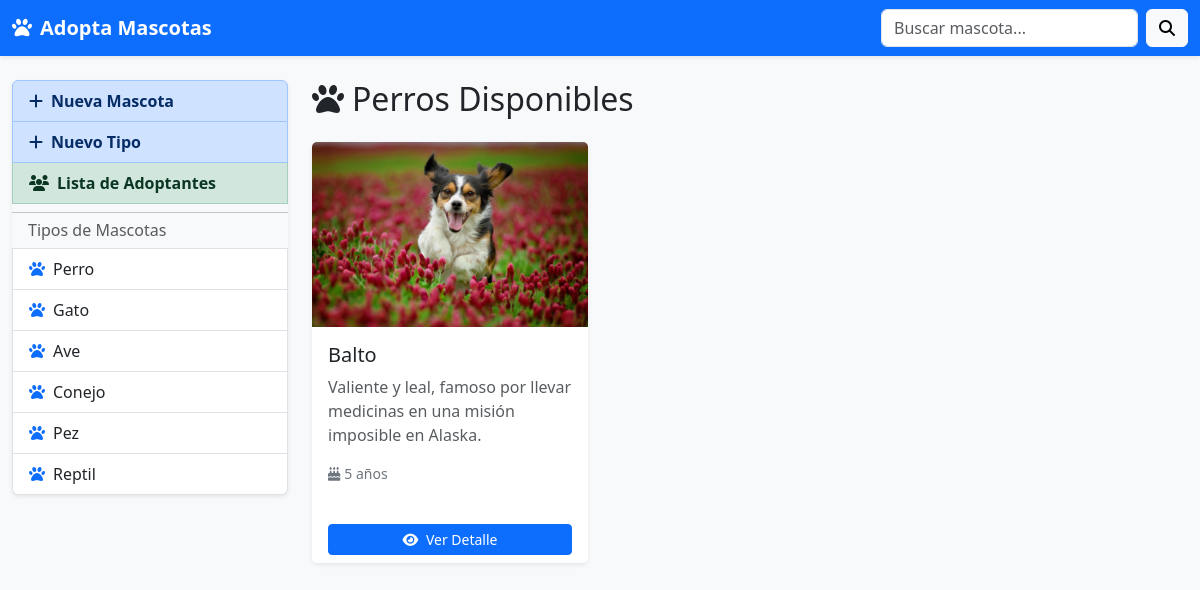
Page /mascotasxtipo/1 on the committed database.
### app1/models.py (models this page shows, shortened)
class TipoMascota(models.Model):
    nombre = models.CharField(max_length=64, null=True, blank=True)
    descripcion = models.TextField(max_length=256, null=True, blank=True)

class Mascota(models.Model):
    nombre = models.CharField(max_length=128, null=True, blank=True)
    edad = models.IntegerField()
    descripcion = models.TextField(max_length=512, null=True, blank=True)
    foto = models.ImageField(upload_to="mascotas/")
    tipo = models.ForeignKey(TipoMascota, on_delete=models.CASCADE)
    estado = models.CharField(max_length=20, default="Disponible")

### app1/views.py (the view)
# urls.py: path('mascotasxtipo/<int:idtipo>',views.mascotasxtipo, name='mascotasxtipo'),
def mascotasxtipo(request, idtipo):
    tipos = TipoMascota.objects.all()
    tipo = get_object_or_404(TipoMascota, id=idtipo)
    mascotas = Mascota.objects.filter(tipo=tipo)
    return render(request, 'home.html', {
        'tipos': tipos,
        'mascotas': mascotas,
        'tipo_seleccionado': tipo
    })

### app1/templates/home.html
{% extends "layout.html" %}
{% block content %}
  {% if tipo_seleccionado %}
    <h2 class="mb-4"><i class="fa-solid fa-paw me-2"></i>{{ tipo_seleccionado.nombre }}s Disponibles</h2>
  {% else %}
    <h2 class="mb-4"><i class="fa-solid fa-paw me-2"></i>Mascotas Disponibles</h2>
  {% endif %}
  <div class="row g-4">
    {% for mascota in mascotas %}
      <div class="col-md-6 col-lg-4">
        <div class="card shadow-sm h-100 border-0">
          {% if mascota.foto %}
            <img src="{{ mascota.foto.url }}" class="card-img-top" alt="{{ mascota.nombre }}">
          {% else %}
            <img src="https://via.placeholder.com/400x250?text=Mascota" class="card-img-top" alt="Sin foto">
          {% endif %}
          <div class="card-body">
            <h5 class="card-title">{{ mascota.nombre }}</h5>
            <p class="card-text text-muted">{{ mascota.descripcion|truncatewords:15 }}</p>
            <p class="small text-secondary"><i class="fa-solid fa-cake-candles me-1"></i>{{ mascota.edad }} años</p>
          </div>
          <div class="card-footer bg-white border-0">
            <a href="{% url 'app1:detalleMascota' mascota.id %}" class="btn btn-sm btn-primary w-100">
              <i class="fa-solid fa-eye me-1"></i> Ver Detalle
            </a>
          </div>
        </div>
      </div>
    {% empty %}
      <p class="text-muted">No hay mascotas registradas aún.</p>
    {% endfor %}
  </div>
{% endblock %}

### app1/templates/layout.html (shortened to what this page needs)
<!DOCTYPE html>
<html lang="es">
<head>
  <link href="https://cdn.jsdelivr.net/npm/bootstrap@5.3.0/dist/css/bootstrap.min.css"
        rel="stylesheet"
>
  <link rel="stylesheet"
        href="https://cdnjs.cloudflare.com/ajax/libs/font-awesome/6.3.0/css/all.min.css"
 />
</head>
<body class="bg-light">
  <nav class="navbar navbar-expand-lg navbar-dark bg-primary shadow-sm">
    <div class="container-fluid">
      <a class="navbar-brand fw-bold" href="{% url 'app1:home' %}">
        <i class="fa-solid fa-paw me-2"></i>Adopta Mascotas
      </a>
      <form class="d-flex" role="search" action="{% url 'app1:buscar' %}" method="post">
        <input class="form-control me-2" type="search" name="filtro" placeholder="Buscar mascota..." aria-label="Buscar">
        <button class="btn btn-light" type="submit"><i class="fa-solid fa-search"></i></button>
      </form>
    </div>
  </nav>
  <div class="container-fluid mt-4">
    <div class="row">
      <aside class="col-md-3 mb-3">
        <div class="list-group shadow-sm">
          <a href="{% url 'app1:crearMascota' %}" class="list-group-item list-group-item-action list-group-item-primary fw-bold">
            <i class="fa-solid fa-plus me-2"></i>Nueva Mascota
          </a>
          <a href="{% url 'app1:crearTipo' %}" class="list-group-item list-group-item-action list-group-item-primary fw-bold">
            <i class="fa-solid fa-plus me-2"></i>Nuevo Tipo
          </a>
          <a href="{% url 'app1:listaAdoptantes' %}" class="list-group-item list-group-item-action list-group-item-success fw-bold">
            <i class="fa-solid fa-users me-2"></i>Lista de Adoptantes
          </a>
          <hr class="my-2">
          <h6 class="px-3 text-muted">Tipos de Mascotas</h6>
          {% for tipo in tipos %}
            <a href="{% url 'app1:mascotasxtipo' tipo.id %}" class="list-group-item list-group-item-action">
              <i class="fa-solid fa-paw me-2 text-primary"></i>{{ tipo.nombre }}
            </a>
          {% empty %}
            <p class="px-3 text-muted">No hay tipos aún</p>
          {% endfor %}
        </div>
      </aside>
      <main class="col-md-9">
        {% block content %}{% endblock %}
      </main>
    </div>
  </div>
</body>
</html>

### rows in the picture
TipoMascota: nombre "Perro"
TipoMascota: nombre "Gato"
TipoMascota: nombre "Ave"
TipoMascota: nombre "Conejo"
TipoMascota: nombre "Pez"
TipoMascota: nombre "Reptil"
Mascota: foto (picture), nombre "Balto", descripcion "Valiente y leal, famoso por llevar medicinas en una misión imposible en Alaska.", edad "5"
